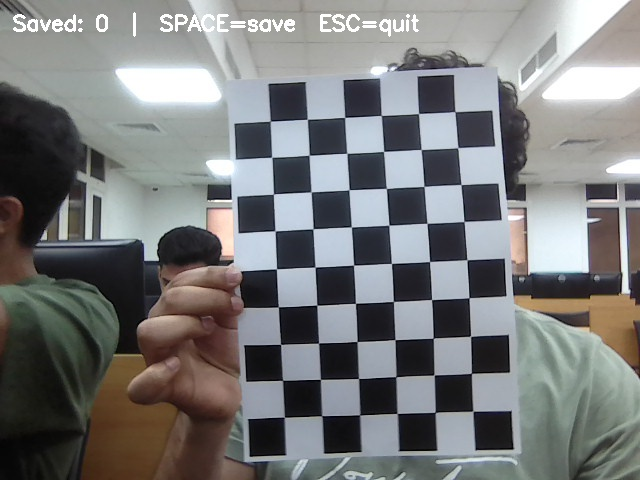
#> input picture lab 3/calib_webcam/img_00.jpg, 640 x 480 px; its folder holds only this picture in this run
$ jupyter execute task3.ipynb
#> lines starting #> are read from the running program, lines starting #| are printed output that depends on the picture; long printed decimals are rounded
[cell 1]
import cv2, glob, numpy as np
import os

pattern_sizes = [(9,6), (7,5), (10,7)]

square_size = 1.0

datasets = {
    "webcam": r"calib_webcam\*.jpg",
    "dslr":   r"calib_phonecam\*.jpg"
}

[cell 2]
def load_images(path_pattern):
    images = glob.glob(path_pattern)
    print(f"📂 Found {len(images)} images in {path_pattern}")
    return images

[cell 3]
def calibrate_camera(images, pattern_size, dataset_name):
#> called with pattern_size = (9, 6), dataset_name = 'webcam'
    objpoints, imgpoints = [], []

    objp = np.zeros((pattern_size[0]*pattern_size[1], 3), np.float32)
    objp[:, :2] = np.mgrid[0:pattern_size[0], 0:pattern_size[1]].T.reshape(-1, 2) * square_size

    gray = None
    good_images = 0

    for fname in images:
        img = cv2.imread(fname)
#> img is the input picture: shape (480, 640, 3); mean B, G, R 122.5, 122.3, 121.3
        gray = cv2.cvtColor(img, cv2.COLOR_BGR2GRAY)
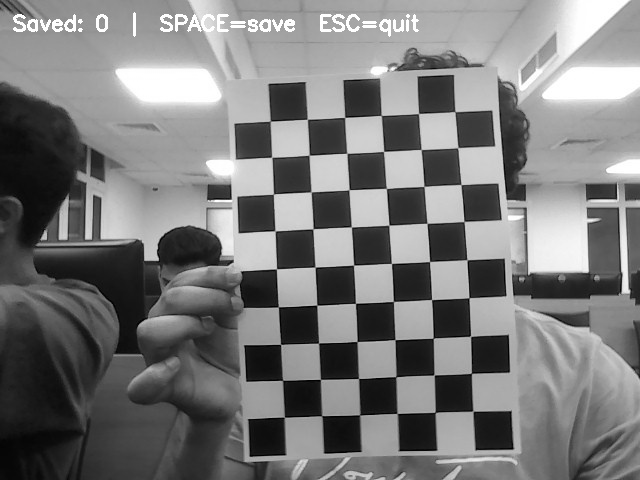
#> gray: shape (480, 640); min 0, max 255, mean 122
        ret, corners = cv2.findChessboardCorners(gray, pattern_size, None)
#> ret = True; corners = 54 rows, first 8: [284.4, 417.1], [282.6, 380.5], [280.5, 344.3], [278.2, 306.9], [276.4, 268.9], [275, 231], [273.5, 194.2], [271.5, 157.3]

        print(fname, "Corners found?", ret)
#| calib_webcam/img_00.jpg Corners found? True

        if ret:
            good_images += 1
            corners = cv2.cornerSubPix(
                gray, corners, (11,11), (-1,-1),
                (cv2.TERM_CRITERIA_EPS+cv2.TERM_CRITERIA_MAX_ITER,30,0.001)
            )
#> corners = 54 rows, first 8: [284.3, 417.2], [282.5, 380.4], [280.6, 344.4], [278.4, 306.8], [276.4, 268.8], [275, 230.8], [273.4, 194.1], [271.7, 157.3]
            objpoints.append(objp)
            imgpoints.append(corners)

    if len(objpoints) == 0:
        print(f"❌ No corners detected with pattern_size={pattern_size} in {dataset_name}")
        return None


    ret, K, dist, rvecs, tvecs = cv2.calibrateCamera(
        objpoints, imgpoints, gray.shape[::-1], None, None
    )
#> ret = 0.447; K = [[1360.8, 0, 268.2], [0, 1318.2, 238.5], [0, 0, 1]]; dist = [[-2.33, 24.48, 0.0397, 0.0242, -105.2]]; rvecs = ([-0.229, 0.177, -1.61],); tvecs = ([0.411, 4.8, 34.74],)


    total_err = 0
    for i in range(len(objpoints)):
        imgpoints2, _ = cv2.projectPoints(objpoints[i], rvecs[i], tvecs[i], K, dist)
        err = cv2.norm(imgpoints[i], imgpoints2, cv2.NORM_L2) / len(imgpoints2)
        total_err += err
#> this loop made 1 pass
#> (err, total_err) on pass 1: (0.0608, 0.0608)
#> after the loop, total_err = 0.0608
    mean_err = total_err / len(objpoints)
#> mean_err = 0.0608

    print(f"\n✅ Calibration successful for {dataset_name} with pattern_size={pattern_size}")
    print("Camera Matrix (K):\n", K)
#| Camera Matrix (K):
#|  [[1.36080302e+03 0.00000000e+00 2.68239261e+02]
#|  [0.00000000e+00 1.31819557e+03 2.38491522e+02]
#|  [0.00000000e+00 0.00000000e+00 1.00000000e+00]]
    print("Distortion Coefficients:\n", dist.ravel())
#| Distortion Coefficients:
#|  [-2.33096547e+00  2.44811065e+01  3.97053478e-02  2.42478580e-02
#|  -1.05157452e+02]
    print("Mean Reprojection Error (px):", mean_err)
#| Mean Reprojection Error (px): 0.06083
    return {
        "K": K,
        "dist": dist,
        "error": mean_err
    }

[cell 4]
results = {}

for pattern_size in pattern_sizes:
    for dataset_name, path in datasets.items():
        images = load_images(path)
        if len(images) > 0:
            res = calibrate_camera(images, pattern_size, dataset_name)
#> res = {'K': [[1360.8, 0, 268.2], [0, 1318.2, 238.5], [0, 0, 1]], 'dist': [[-2.33, 24.48, 0.0397, 0.0242, -105.2]], 'error': 0.0608}
            results[(dataset_name, pattern_size)] = res

[cell 5]
print("\n📊 Calibration Results Summary:")
for key, res in results.items():
    if res:
        dataset_name, pattern_size = key
        print(f"{dataset_name} | Pattern {pattern_size} | Error: {res['error']:.4f}px")
#> this loop made 3 passes
#> (dataset_name, pattern_size) on pass 1: ('webcam', (9, 6))
#> (key, res) on passes 2 to 3: (('webcam', (7, 5)), None), (('webcam', (10, 7)), None)
#| webcam | Pattern (9, 6) | Error: 0.0608px
